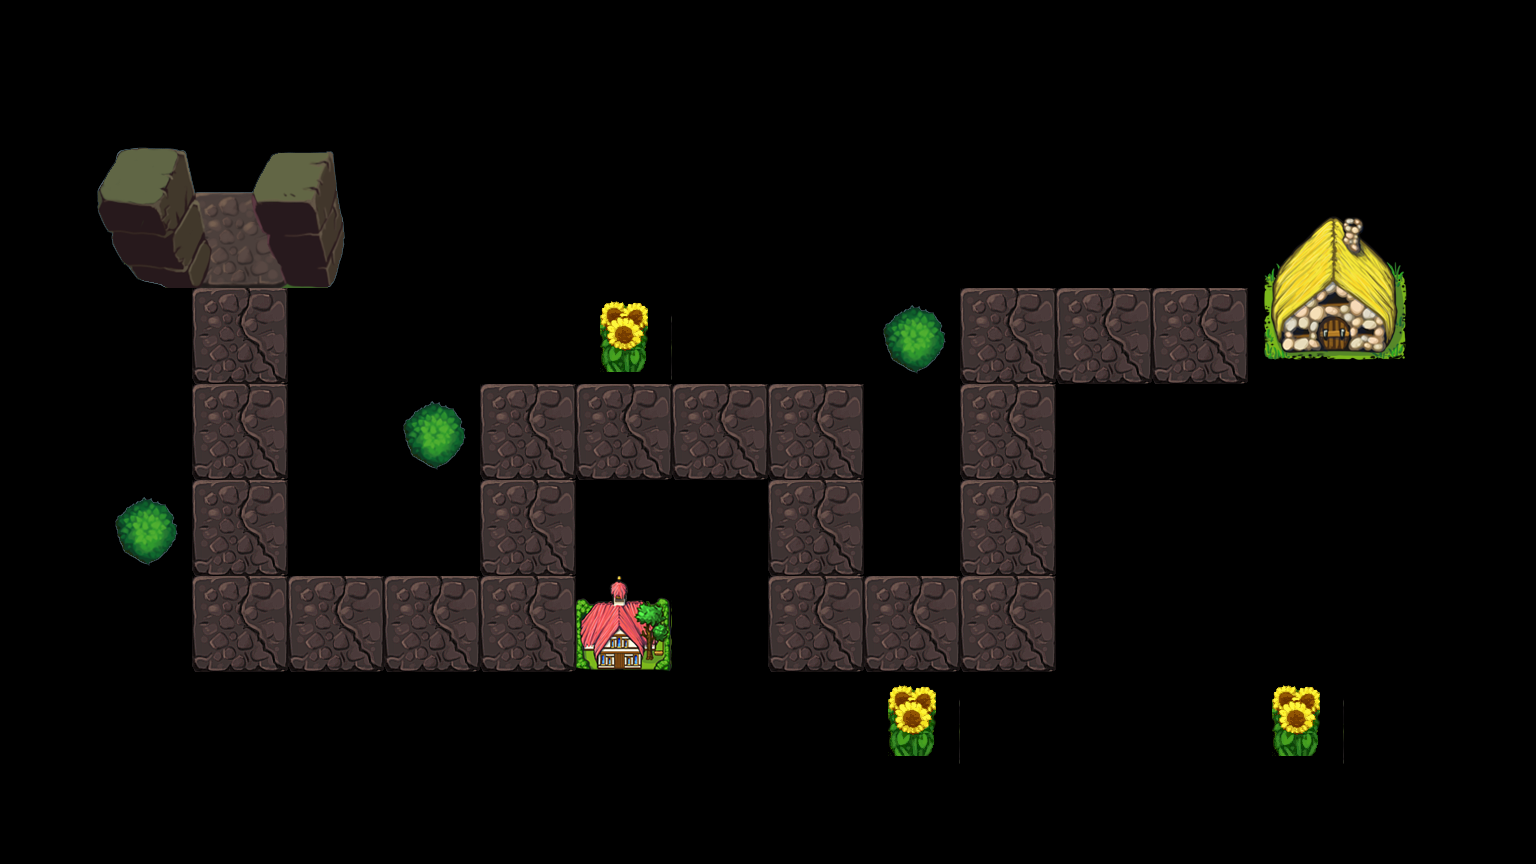

The image is a tile-based game level rendered from a .tmx file. Its description and source (layers, tilesets, objects; grid data summarised) follow:
An orthogonal 16x9 tile map with 96x96 px tiles, 1 tile layer (bg) and 23 objects (0, 1, 2, 3, 4, ...).

<map version="1.0" orientation="orthogonal" renderorder="right-down" width="16" height="9" tilewidth="96" tileheight="96" nextobjectid="50">
 <tileset firstgid="1" name="tiles" tilewidth="96" tileheight="96">
  <image source="tiles.png" width="768" height="576" />
  <tile id="0">
   <properties>
    <property name="canTouch" value="0" />
   </properties>
  </tile>
  <tile id="1">
   <properties>
    <property name="canTouch" value="0" />
   </properties>
  </tile>
  <tile id="2">
   <properties>
    <property name="canTouch" value="0" />
   </properties>
  </tile>
  <tile id="3">
   <properties>
    <property name="canTouch" value="0" />
   </properties>
  </tile>
  <tile id="4">
   <properties>
    <property name="canTouch" value="0" />
   </properties>
  </tile>
  <tile id="5">
   <properties>
    <property name="canTouch" value="0" />
   </properties>
  </tile>
  <tile id="6">
   <properties>
    <property name="canTouch" value="0" />
   </properties>
  </tile>
  <tile id="7">
   <properties>
    <property name="canTouch" value="0" />
   </properties>
  </tile>
  <tile id="8">
   <properties>
    <property name="canTouch" value="0" />
   </properties>
  </tile>
  <tile id="9">
   <properties>
    <property name="canTouch" value="0" />
   </properties>
  </tile>
  <tile id="10">
   <properties>
    <property name="canTouch" value="0" />
   </properties>
  </tile>
  <tile id="11">
   <properties>
    <property name="canTouch" value="0" />
   </properties>
  </tile>
  <tile id="12">
   <properties>
    <property name="canTouch" value="0" />
   </properties>
  </tile>
  <tile id="13">
   <properties>
    <property name="canTouch" value="0" />
   </properties>
  </tile>
  <tile id="14">
   <properties>
    <property name="canTouch" value="0" />
   </properties>
  </tile>
  <tile id="15">
   <properties>
    <property name="canTouch" value="0" />
   </properties>
  </tile>
  <tile id="16">
   <properties>
    <property name="canTouch" value="0" />
   </properties>
  </tile>
  <tile id="17">
   <properties>
    <property name="canTouch" value="0" />
   </properties>
  </tile>
  <tile id="18">
   <properties>
    <property name="canTouch" value="0" />
   </properties>
  </tile>
  <tile id="19">
   <properties>
    <property name="canTouch" value="0" />
   </properties>
  </tile>
  <tile id="20">
   <properties>
    <property name="canTouch" value="0" />
   </properties>
  </tile>
  <tile id="21">
   <properties>
    <property name="canTouch" value="0" />
   </properties>
  </tile>
  <tile id="22">
   <properties>
    <property name="canTouch" value="0" />
   </properties>
  </tile>
  <tile id="23">
   <properties>
    <property name="canTouch" value="1" />
   </properties>
  </tile>
  <tile id="24">
   <properties>
    <property name="canTouch" value="0" />
   </properties>
  </tile>
  <tile id="25">
   <properties>
    <property name="canTouch" value="0" />
   </properties>
  </tile>
  <tile id="26">
   <properties>
    <property name="canTouch" value="0" />
   </properties>
  </tile>
  <tile id="27">
   <properties>
    <property name="canTouch" value="0" />
   </properties>
  </tile>
  <tile id="28">
   <properties>
    <property name="canTouch" value="0" />
   </properties>
  </tile>
  <tile id="29">
   <properties>
    <property name="canTouch" value="0" />
   </properties>
  </tile>
  <tile id="30">
   <properties>
    <property name="canTouch" value="0" />
   </properties>
  </tile>
  <tile id="31">
   <properties>
    <property name="canTouch" value="0" />
   </properties>
  </tile>
  <tile id="32">
   <properties>
    <property name="canTouch" value="0" />
   </properties>
  </tile>
  <tile id="33">
   <properties>
    <property name="canTouch" value="0" />
   </properties>
  </tile>
  <tile id="34">
   <properties>
    <property name="canTouch" value="0" />
   </properties>
  </tile>
  <tile id="35">
   <properties>
    <property name="canTouch" value="0" />
   </properties>
  </tile>
  <tile id="36">
   <properties>
    <property name="canTouch" value="0" />
   </properties>
  </tile>
  <tile id="37">
   <properties>
    <property name="canTouch" value="0" />
   </properties>
  </tile>
  <tile id="38">
   <properties>
    <property name="canTouch" value="0" />
   </properties>
  </tile>
  <tile id="39">
   <properties>
    <property name="canTouch" value="0" />
   </properties>
  </tile>
  <tile id="40">
   <properties>
    <property name="canTouch" value="0" />
   </properties>
  </tile>
  <tile id="41">
   <properties>
    <property name="canTouch" value="0" />
   </properties>
  </tile>
  <tile id="42">
   <properties>
    <property name="canTouch" value="0" />
   </properties>
  </tile>
  <tile id="43">
   <properties>
    <property name="canTouch" value="0" />
   </properties>
  </tile>
  <tile id="44">
   <properties>
    <property name="canTouch" value="0" />
   </properties>
  </tile>
  <tile id="45">
   <properties>
    <property name="canTouch" value="0" />
   </properties>
  </tile>
  <tile id="46">
   <properties>
    <property name="canTouch" value="0" />
   </properties>
  </tile>
  <tile id="47">
   <properties>
    <property name="canTouch" value="0" />
   </properties>
  </tile>
 </tileset>
 <layer name="bg" width="16" height="9">
  <data>[144 cells, 144 non-empty, 15 distinct tile ids]</data>
 </layer>
 <objectgroup name="obj">
  <object id="24" name="0" x="242" y="246" />
  <object id="25" name="1" x="238" y="344" />
  <object id="26" name="2" x="240" y="438" />
  <object id="27" name="3" x="244" y="530" />
  <object id="28" name="4" x="240" y="628" />
  <object id="29" name="5" x="338" y="626" />
  <object id="30" name="6" x="430" y="628" />
  <object id="31" name="7" x="526" y="626" />
  <object id="32" name="8" x="524" y="530" />
  <object id="33" name="9" x="524" y="432" />
  <object id="34" name="10" x="628" y="436" />
  <object id="35" name="11" x="724" y="436" />
  <object id="36" name="12" x="816" y="432" />
  <object id="37" name="13" x="814" y="528" />
  <object id="38" name="14" x="816" y="626" />
  <object id="39" name="15" x="908" y="626" />
  <object id="40" name="16" x="1006" y="626" />
  <object id="41" name="17" x="1002" y="528" />
  <object id="42" name="18" x="1002" y="426" />
  <object id="43" name="19" x="1004" y="346" />
  <object id="44" name="20" x="1104" y="336" />
  <object id="45" name="21" x="1204" y="338" />
  <object id="46" name="22" x="1294" y="332" />
 </objectgroup>
</map>
